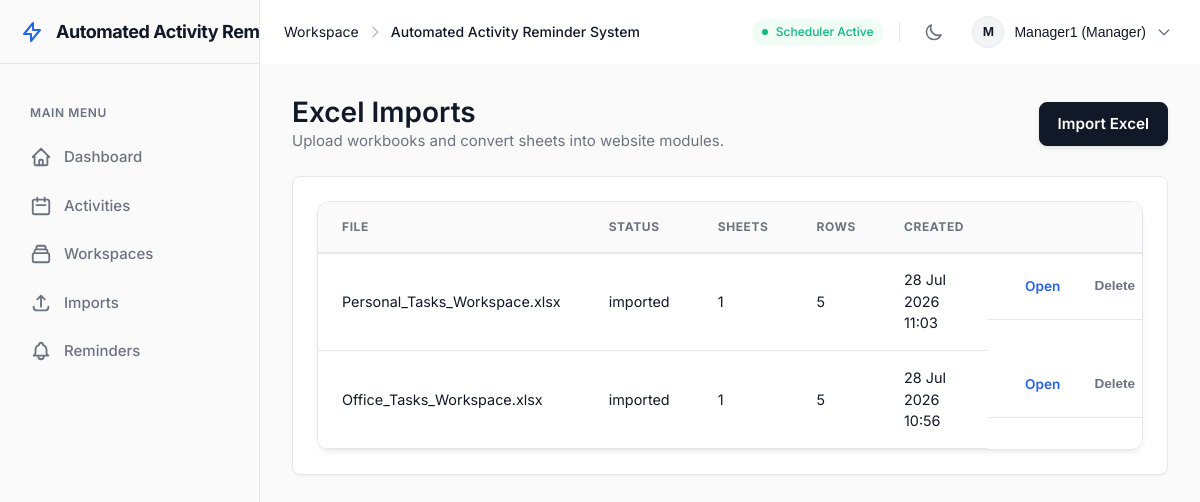
The app's page /imports (signed in) with its own data.
### src/db/models.py (models this page shows)
class User(Base):
    __tablename__ = "users"
    id = Column(Integer, primary_key=True)
    username = Column(String(100), unique=True, nullable=False, index=True) # Kept for legacy compatibility if needed
    email = Column(String(255), unique=True, nullable=False, index=True)
    display_name = Column(String(150), nullable=False)
    password_hash = Column(String(255), nullable=False)
    role = Column(String(20), nullable=False, default="employee")
    is_active = Column(Boolean, nullable=False, default=True)
    email_verified = Column(Boolean, nullable=False, default=False)
    must_change_password = Column(Boolean, nullable=False, default=False)
    created_at = Column(DateTime, nullable=False, default=datetime.utcnow)
    password_reset_tokens = relationship("PasswordResetToken", back_populates="user", cascade="all, delete-orphan")
    email_verification_tokens = relationship("EmailVerificationToken", back_populates="user", cascade="all, delete-orphan")
    login_history = relationship("LoginHistory", back_populates="user", cascade="all, delete-orphan")
    activities = relationship("ActivityRecord", back_populates="assigned_user")

class WorkbookImport(Base):
    __tablename__ = "workbook_imports"
    id = Column(Integer, primary_key=True)
    original_filename = Column(String(255), nullable=False)
    stored_path = Column(Text, nullable=False)
    status = Column(String(30), nullable=False, default="pending")
    sheet_count = Column(Integer, nullable=False, default=0)
    row_count = Column(Integer, nullable=False, default=0)
    imported_by_user_id = Column(Integer, ForeignKey("users.id"), nullable=True)
    created_at = Column(DateTime, nullable=False, default=datetime.utcnow)
    completed_at = Column(DateTime, nullable=True)
    sheets = relationship("ImportedSheet", back_populates="workbook_import", cascade="all, delete-orphan")

### src/web/app.py (the view)
@app.get("/imports", response_class=HTMLResponse)
def imports(request: Request) -> typing.Any:
    db = get_db()
    try:
        user = require_login(request, db)
        if isinstance(user, RedirectResponse):
            return user
        rows = db.query(WorkbookImport).order_by(WorkbookImport.created_at.desc()).all()
        return render(request, "imports.html", {"imports": rows}, user)
    finally:
        close_db(db)

### src/web/templates/imports.html
{% extends "base.html" %}
{% block content %}
<section class="page-heading">
  <div>
    <h1>Excel Imports</h1>
    <p>Upload workbooks and convert sheets into website modules.</p>
  </div>
  {% if user.can_edit %}
    <a href="/imports/new" class="button primary">Import Excel</a>
  {% endif %}
</section>
<section class="panel">
  <div class="table-wrap">
    <table>
      <thead>
        <tr>
          <th>File</th>
          <th>Status</th>
          <th>Sheets</th>
          <th>Rows</th>
          <th>Created</th>
          <th></th>
        </tr>
      </thead>
      <tbody>
        {% for item in imports %}
          <tr>
            <td>{{ item.original_filename }}</td>
            <td>{{ item.status }}</td>
            <td>{{ item.sheet_count }}</td>
            <td>{{ item.row_count }}</td>
            <td>{{ item.created_at.strftime("%d %b %Y %H:%M") }}</td>
            <td style="display: flex; gap: 8px;">
              <a href="/imports/{{ item.id }}" class="button small ghost">Open</a>
              <form method="post" action="/imports/{{ item.id }}/delete" onsubmit="return confirm('Are you sure you want to delete this import?');" style="margin: 0;">
                <button type="submit" class="button small ghost" style="color: var(--text-muted);">Delete</button>
              </form>
            </td>
          </tr>
        {% else %}
          <tr><td colspan="6" class="empty">No imports yet.</td></tr>
        {% endfor %}
      </tbody>
    </table>
  </div>
</section>
{% endblock %}

### src/web/templates/base.html (shortened to what this page needs)
<!doctype html>
<html lang="en">
<head>
  <link rel="stylesheet" href="{{ request.url_for('static', path='styles.css') }}">
</head>
<body>
  <div class="app-shell">
    <aside class="app-sidebar" id="app-sidebar">
      <div class="sidebar-header">
        <a class="sidebar-brand" href="/dashboard">
          <svg class="brand-icon" fill="none" stroke="currentColor" stroke-width="2" viewBox="0 0 24 24"><path stroke-linecap="round" stroke-linejoin="round" d="M13 10V3L4 14h7v7l9-11h-7z"></path></svg>
          <span class="sidebar-brand-text">{{ app_name }}</span>
        </a>
      </div>
      <div class="sidebar-nav">
        {% if user %}
          <div class="sidebar-nav-heading">Main Menu</div>
          <a href="/dashboard">
            <svg class="nav-icon" fill="none" stroke="currentColor" viewBox="0 0 24 24"><path stroke-linecap="round" stroke-linejoin="round" stroke-width="2" d="M3 12l2-2m0 0l7-7 7 7M5 10v10a1 1 0 001 1h3m10-11l2 2m-2-2v10a1 1 0 01-1 1h-3m-6 0a1 1 0 001-1v-4a1 1 0 011-1h2a1 1 0 011 1v4a1 1 0 001 1m-6 0h6"></path></svg>
            <span class="nav-text">Dashboard</span>
          </a>
          <a href="/activities">
            <svg class="nav-icon" fill="none" stroke="currentColor" viewBox="0 0 24 24"><path stroke-linecap="round" stroke-linejoin="round" stroke-width="2" d="M8 7V3m8 4V3m-9 8h10M5 21h14a2 2 0 002-2V7a2 2 0 00-2-2H5a2 2 0 00-2 2v12a2 2 0 002 2z"></path></svg>
            <span class="nav-text">Activities</span>
          </a>
          <a href="/collections">
            <svg class="nav-icon" fill="none" stroke="currentColor" viewBox="0 0 24 24"><path stroke-linecap="round" stroke-linejoin="round" stroke-width="2" d="M19 11H5m14 0a2 2 0 012 2v6a2 2 0 01-2 2H5a2 2 0 01-2-2v-6a2 2 0 012-2m14 0V9a2 2 0 00-2-2M5 11V9a2 2 0 012-2m0 0V5a2 2 0 012-2h6a2 2 0 012 2v2M7 7h10"></path></svg>
            <span class="nav-text">Workspaces</span>
          </a>
          <a href="/imports">
            <svg class="nav-icon" fill="none" stroke="currentColor" viewBox="0 0 24 24"><path stroke-linecap="round" stroke-linejoin="round" stroke-width="2" d="M4 16v1a3 3 0 003 3h10a3 3 0 003-3v-1m-4-8l-4-4m0 0L8 8m4-4v12"></path></svg>
            <span class="nav-text">Imports</span>
          </a>
          <a href="/reminders/preview">
            <span class="nav-text">Reminders</span>
          </a>
        {% endif %}
      </div>
    </aside>
    <div class="app-content-wrapper">
      <header class="app-navbar">
        <div class="navbar-left">
          <div class="navbar-breadcrumbs desktop-only">
            <span class="breadcrumb-item text-muted">Workspace</span>
            <svg class="breadcrumb-separator" width="16" height="16" fill="none" stroke="currentColor" viewBox="0 0 24 24"><path stroke-linecap="round" stroke-linejoin="round" stroke-width="2" d="M9 5l7 7-7 7"></path></svg>
            <span class="breadcrumb-item fw-500">{{ app_name }}</span>
          </div>
        </div>
        <div class="navbar-right">
          <div class="scheduler-status desktop-only">
            <span class="status-dot pulsing"></span>
            <span class="status-text">Scheduler Active</span>
          </div>
          <button id="theme-toggle" class="icon-button theme-toggle-btn" aria-label="Toggle Theme">
            <svg width="20" height="20" fill="none" stroke="currentColor" stroke-width="2" viewBox="0 0 24 24">
              <path stroke-linecap="round" stroke-linejoin="round" d="M20.354 15.354A9 9 0 018.646 3.646 9.003 9.003 0 0012 21a9.003 9.003 0 008.354-5.646z"></path>
            </svg>
          </button>
          {% if user %}
            <div class="user-profile-menu dropdown-container">
              <button class="user-name profile-dropdown-btn">
                <div class="avatar">{{ user.display_name[:1] | upper }}</div>
                <span class="desktop-only">{{ user.display_name }} ({{ user.role|title }})</span>
                <svg class="dropdown-chevron desktop-only" width="16" height="16" fill="none" stroke="currentColor" viewBox="0 0 24 24"><path stroke-linecap="round" stroke-linejoin="round" stroke-width="2" d="M19 9l-7 7-7-7"></path></svg>
              </button>
            </div>
          {% else %}
            <div class="user-profile-menu">
              <a href="/login" class="button small ghost">Login</a>
              <a href="/signup" class="button small primary">Signup</a>
            </div>
          {% endif %}
        </div>
      </header>
      <main class="page-content">
        <div class="page">
          {% block content %}{% endblock %}
        </div>
      </main>
    </div>
  </div>
</body>
</html>

### records on screen
User: display_name "M", display_name "Manager1", role "Manager"
WorkbookImport: original_filename "Personal_Tasks_Workspace.xlsx", status "imported", sheet_count "1", row_count "5", created_at "28 Jul 2026 11:03"
WorkbookImport: original_filename "Office_Tasks_Workspace.xlsx", status "imported", sheet_count "1", row_count "5", created_at "28 Jul 2026 10:56"

### other values on screen
{{ app_name }} "Automated Activity…"
{{ app_name }} "Automated Activity Reminder System"
